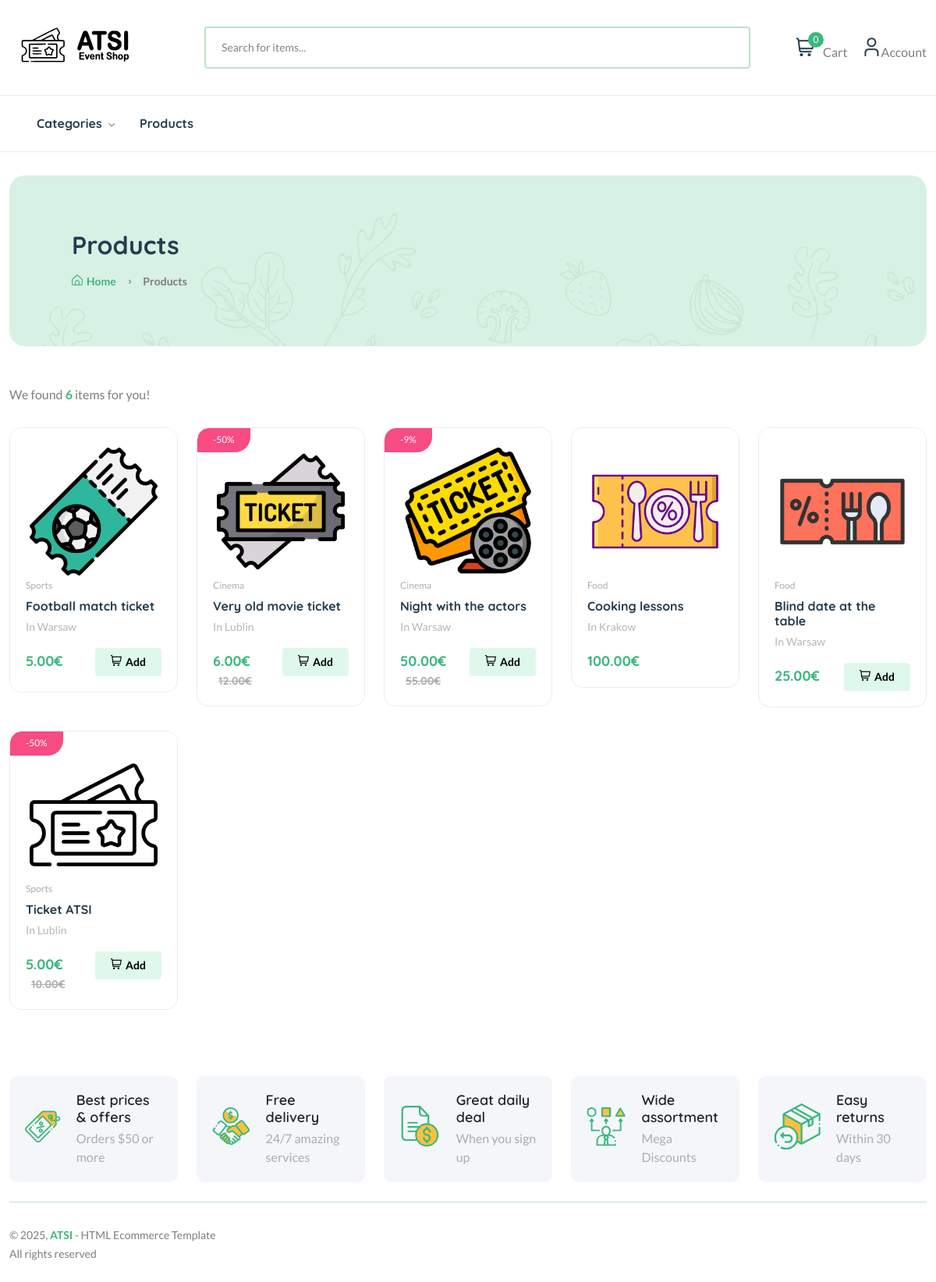
The app's page /product/ with its own data.
### core/models.py (models this page shows, shortened)
class Product(models.Model):
    pid = ShortUUIDField(unique=True, length=10, max_length=20, prefix="cat", alphabet="abcdefgh12345")
    user = models.ForeignKey(User, on_delete=models.SET_NULL, null=True)
    category = models.ForeignKey(Category, on_delete=models.SET_NULL, null=True, related_name="category")
    title = models.CharField(max_length=100, default="Ticket")
    image = models.ImageField(upload_to=user_directory_path, default="product.jpg")
    place = models.CharField(max_length=100, default="Warsaw")
    date_of_event = models.DateField()
    date_of_sales_start = models.DateField()
    date_of_sales_end = models.DateField()
    short_description = models.CharField(max_length=100, default="This is the product")
    description = models.TextField(null=True, blank=True, default="This is the product description")
    price = models.DecimalField(max_digits=999999999999, decimal_places=2, default="1.00")
    old_price = models.DecimalField(max_digits=999999999999, decimal_places=2, default="2.00")
    specification = models.TextField(null=True, blank=True,)
    stock_count = models.IntegerField(default=100)
    tags = TaggableManager(blank=True)
    product_status = models.CharField(choices=STATUS, max_length=10, default="in_review")
    in_stock = models.BooleanField(default=True)
    featured = models.BooleanField(default=False)
    sku = ShortUUIDField(unique=True, length=4, max_length=10, prefix="sku", alphabet="1234567890")
    class Meta:
        verbose_name_plural = "Products"
        constraints = [
            models.CheckConstraint(
                check=models.Q(date_of_sales_start__lte=models.F('date_of_event')) &
                      models.Q(date_of_sales_end__gte=models.F('date_of_event')),
                name='event_date_between_sales_dates'
            )
        ]
    def get_precentage(self):
        new_price = 100 - ((self.price / self.old_price) * 100)
        return new_price

class Category(models.Model):
    cid = ShortUUIDField(unique=True, length=10, max_length=20, prefix="cat", alphabet="abcdefgh12345")
    title = models.CharField(max_length=100)
    image = models.ImageField(upload_to="category")
    class Meta:
        verbose_name_plural = "Categories"

### core/views.py (the view)
# urls.py: path("product/", product_list_view, name="product-list"),
def product_list_view(request):
    products = Product.objects.filter(product_status="published")
    context = {
        "products": products
    }
    return render(request, 'core/product-list.html', context)

### core/context_processor.py (called while the page is built)
def default(request):
    categories = Category.objects.all()
    address = ""
    if request.user.is_authenticated:
        address = Address.objects.filter(user=request.user)
    return {
        'categories': categories,
        'address': address,
    }

### templates/core/product-list.html (shortened to what this page needs)
{% extends 'partials/base.html' %}
{% load static %}
{% block content %}
    <main class="main">
        <div class="page-header mt-30 mb-50">
            <div class="container">
                <div class="archive-header">
                    <div class="row align-items-center">
                        <div class="col-xl-3">
                            <h3 class="mb-15">Products</h3>
                            <div class="breadcrumb">
                                <a href="{% url 'core:index' %}" rel="nofollow"><i class="fi-rs-home mr-5"></i>Home</a>
                                <span></span> Products
                            </div>
                        </div>
                    </div>
                </div>
            </div>
        </div>
        <div class="container mb-30 mt-30">
            <div class="row">
                <div class="col-12">
                    <div class="shop-product-fillter">
                        <div class="totall-product">
                            <p>We found <strong class="text-brand">{{products.count}}</strong> item{{products.count|pluralize}} for you!</p>
                        </div>
                    </div>
                    <div class="row product-grid">
                        {% for p in products %}
                        <div class="col-lg-1-5 col-md-4 col-12 col-sm-6">
                                        <div class="product-cart-wrap mb-30">
                                            <div class="product-img-action-wrap">
                                                <div class="product-img product-img-zoom">
                                                    <a href="{% url 'core:product-detail' p.pid %}">
                                                        <img class="default-img" src="{{ p.image.url }}" alt="" />
                                                    </a>
                                                </div>
                                                {% if p.price != p.old_price %}
                                                    <div class="product-badges product-badges-position product-badges-mrg">
                                                        <span class="hot">-{{p.get_precentage|floatformat:0}}%</span>
                                                    </div>
                                                {% endif %}
                                            </div>
                                            <div class="product-content-wrap">
                                                <div class="product-category">
                                                    <a href="shop-grid-right.html">{{ p.category.title }}</a>
                                                </div>
                                                <h2><a href="shop-product-right.html">{{ p.title }}</a></h2>
                                                <div>
                                                    <span class="font-small text-muted">In <a>{{ p.place }}</a></span>
                                                </div>
                                                <div class="product-card-bottom">
                                                    <div class="product-price">
                                                        <span class="current-product-price-{{p.id}}">{{p.price}}</span><span>€</span>
                                                        {% if p.price != p.old_price %}
                                                        <span class="old-price">{{p.old_price}}€</span>
                                                        {% endif %}
                                                    </div>
                                                    <div class="add-cart">
                                                        {% if p.in_stock %}
                                                        <button class="add add-to-cart-btn" data-index="{{ p.id }}" style="border: none;" id="add-to-cart-btn"><i class="fi-rs-shopping-cart mr-5"></i>Add</button>
                                                        {% endif %}
                                                    </div>
                                                </div>
                                            </div>
                                        </div>
                                    </div>
                        {% endfor %}
                    </div>
                </div>
            </div>
        </div>
    </main>
{% endblock content %}

### records on screen
Product: image (picture), category "Sports", title "Football match ticket", place "Warsaw", price "5.00"
Product: image (picture), get_precentage "50", category "Cinema", title "Very old movie ticket", place "Lublin", price "6.00", old_price "12.00"
Product: image (picture), get_precentage "9", category "Cinema", title "Night with the actors", place "Warsaw", price "50.00", old_price "55.00"
Product: image (picture), category "Food", title "Cooking lessons", place "Krakow", price "100.00"
Product: image (picture), category "Food", title "Blind date at the table", place "Warsaw", price "25.00"
Product: image (picture), get_precentage "50", category "Sports", title "Ticket ATSI", place "Lublin", price "5.00", old_price "10.00"

### other values on screen
{{ request.session.cart_data_obj|length }} "0"
{{ products.count }} "6"
